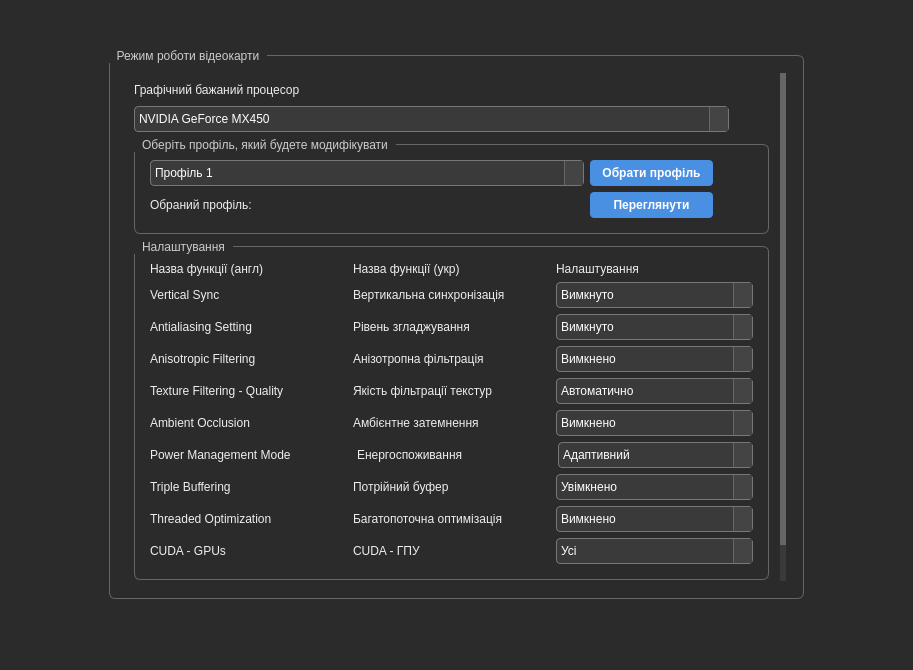
<?xml version="1.0" encoding="UTF-8"?>
<ui version="4.0">
 <class>CardMode</class>
 <widget class="QMainWindow" name="CardMode">
  <property name="geometry">
   <rect>
    <x>0</x>
    <y>0</y>
    <width>913</width>
    <height>670</height>
   </rect>
  </property>
  <property name="windowTitle">
   <string>MainWindow</string>
  </property>
  <property name="styleSheet">
   <string notr="true">/* Загальний фон */
QWidget {
    background-color: #2b2b2b;
    color: #f0f0f0;
    font-family: &quot;Segoe UI&quot;, &quot;Roboto&quot;, sans-serif;
    font-size: 12px;
}

/* QLabel */
QLabel {
    color: #eeeeee;
    font-weight: normal;
}

/* QComboBox */
QComboBox {
    background-color: #3a3a3a;
    border: 1px solid #777;
    border-radius: 4px;
    padding: 4px;
    color: #ffffff;
}

QComboBox:hover {
    border: 1px solid #aaa;
    background-color: #444;
}

QComboBox::drop-down {
    subcontrol-origin: padding;
    subcontrol-position: top right;
    width: 18px;
    border-left: 1px solid #666;
    background-color: #444;
}

QComboBox QAbstractItemView {
    background-color: #3a3a3a;
    selection-background-color: #505050;
    border: 1px solid #555;
    color: #ffffff;
}

/* QGroupBox */
QGroupBox {
    border: 1px solid #666;
    border-radius: 6px;
    margin-top: 6px;
    padding: 6px;
}

QGroupBox::title {
    subcontrol-origin: margin;
    subcontrol-position: top left;
    padding: 0 6px;
    color: #cccccc;
    background-color: #2b2b2b;
}

/* QScrollArea */
QScrollArea {
    border: none;
    background-color: #2b2b2b;
}

QScrollBar:vertical {
    border: none;
    background: #3a3a3a;
    width: 10px;
    margin: 2px;
}

QScrollBar::handle:vertical {
    background: #666;
    min-height: 20px;
    border-radius: 4px;
}

QScrollBar::add-line:vertical,
QScrollBar::sub-line:vertical {
    height: 0px;
}

QScrollBar::add-page:vertical,
QScrollBar::sub-page:vertical {
    background: none;
}

/* QPushButton — кнопки виразні */
QPushButton {
    background-color: #4a90e2;
    color: white;
    border: none;
    border-radius: 4px;
    padding: 6px 12px;
    font-weight: bold;
}

QPushButton:hover {
    background-color: #5aa0f0;
}

QPushButton:pressed {
    background-color: #3f7ecb;
}
</string>
  </property>
  <widget class="QWidget" name="centralwidget">
   <layout class="QGridLayout" name="gridLayout_2" rowstretch="0,1,0" columnstretch="0,1,1,0">
    <item row="0" column="1">
     <spacer name="verticalSpacer">
      <property name="orientation">
       <enum>Qt::Orientation::Vertical</enum>
      </property>
      <property name="sizeHint" stdset="0">
       <size>
        <width>20</width>
        <height>40</height>
       </size>
      </property>
     </spacer>
    </item>
    <item row="1" column="0">
     <spacer name="horizontalSpacer">
      <property name="orientation">
       <enum>Qt::Orientation::Horizontal</enum>
      </property>
      <property name="sizeHint" stdset="0">
       <size>
        <width>100</width>
        <height>20</height>
       </size>
      </property>
     </spacer>
    </item>
    <item row="1" column="1" colspan="2">
     <layout class="QGridLayout" name="gridLayout">
      <item row="0" column="0">
       <widget class="QGroupBox" name="groupBox">
        <property name="title">
         <string>Режим роботи відеокарти</string>
        </property>
        <layout class="QGridLayout" name="gridLayout_3">
         <item row="0" column="0">
          <layout class="QVBoxLayout" name="verticalLayout" stretch="0">
           <item>
            <widget class="QScrollArea" name="scrollArea">
             <property name="widgetResizable">
              <bool>true</bool>
             </property>
             <widget class="QWidget" name="scrollAreaWidgetContents">
              <property name="geometry">
               <rect>
                <x>0</x>
                <y>0</y>
                <width>640</width>
                <height>606</height>
               </rect>
              </property>
              <layout class="QGridLayout" name="gridLayout_4" rowstretch="0,0,0,0,0,0,0">
               <item row="4" column="0">
                <layout class="QVBoxLayout" name="verticalLayout_2">
                 <item>
                  <widget class="QGroupBox" name="groupBox_2">
                   <property name="title">
                    <string>Налаштування</string>
                   </property>
                   <layout class="QVBoxLayout" name="verticalLayout_3">
                    <item>
                     <layout class="QHBoxLayout" name="horizontalLayout" stretch="0,0,0">
                      <item>
                       <widget class="QLabel" name="label">
                        <property name="text">
                         <string>Назва функції (англ)</string>
                        </property>
                       </widget>
                      </item>
                      <item>
                       <widget class="QLabel" name="label_2">
                        <property name="text">
                         <string>Назва функції (укр)</string>
                        </property>
                       </widget>
                      </item>
                      <item>
                       <widget class="QLabel" name="label_3">
                        <property name="text">
                         <string>Налаштування</string>
                        </property>
                       </widget>
                      </item>
                     </layout>
                    </item>
                    <item>
                     <layout class="QHBoxLayout" name="horizontalLayout_2">
                      <item>
                       <widget class="QLabel" name="label_4">
                        <property name="text">
                         <string>Vertical Sync                               </string>
                        </property>
                       </widget>
                      </item>
                      <item>
                       <widget class="QLabel" name="label_5">
                        <property name="text">
                         <string>Вертикальна синхронізація</string>
                        </property>
                       </widget>
                      </item>
                      <item>
                       <widget class="QComboBox" name="VertSync_box">
                        <item>
                         <property name="text">
                          <string>Вимкнуто</string>
                         </property>
                        </item>
                        <item>
                         <property name="text">
                          <string>Увімкнено</string>
                         </property>
                        </item>
                        <item>
                         <property name="text">
                          <string>Залежить від 3D-програми</string>
                         </property>
                        </item>
                       </widget>
                      </item>
                     </layout>
                    </item>
                    <item>
                     <layout class="QHBoxLayout" name="horizontalLayout_10">
                      <item>
                       <widget class="QLabel" name="label_17">
                        <property name="text">
                         <string>Antialiasing Setting</string>
                        </property>
                       </widget>
                      </item>
                      <item>
                       <widget class="QLabel" name="label_8">
                        <property name="text">
                         <string>Рівень згладжування</string>
                        </property>
                       </widget>
                      </item>
                      <item>
                       <widget class="QComboBox" name="AntMode_box">
                        <item>
                         <property name="text">
                          <string>Вимкнуто</string>
                         </property>
                        </item>
                        <item>
                         <property name="text">
                          <string>Автоматично</string>
                         </property>
                        </item>
                        <item>
                         <property name="text">
                          <string>2х (MSAA)</string>
                         </property>
                        </item>
                        <item>
                         <property name="text">
                          <string>4х (MSAA)</string>
                         </property>
                        </item>
                        <item>
                         <property name="text">
                          <string>8х (MSAA)</string>
                         </property>
                        </item>
                        <item>
                         <property name="text">
                          <string>16х (MSAA)</string>
                         </property>
                        </item>
                        <item>
                         <property name="text">
                          <string>SSAA</string>
                         </property>
                        </item>
                        <item>
                         <property name="text">
                          <string>2x (SSAA)</string>
                         </property>
                        </item>
                        <item>
                         <property name="text">
                          <string>4x (SSAA)</string>
                         </property>
                        </item>
                        <item>
                         <property name="text">
                          <string>8x (SSAA)</string>
                         </property>
                        </item>
                        <item>
                         <property name="text">
                          <string>16x (SSAA)</string>
                         </property>
                        </item>
                        <item>
                         <property name="text">
                          <string>FXAA</string>
                         </property>
                        </item>
                        <item>
                         <property name="text">
                          <string>TXAA</string>
                         </property>
                        </item>
                        <item>
                         <property name="text">
                          <string>MFAA</string>
                         </property>
                        </item>
                        <item>
                         <property name="text">
                          <string>Hybrid (MSAA &amp; SSAA)</string>
                         </property>
                        </item>
                        <item>
                         <property name="text">
                          <string>Залежить від програми</string>
                         </property>
                        </item>
                       </widget>
                      </item>
                     </layout>
                    </item>
                    <item>
                     <layout class="QHBoxLayout" name="horizontalLayout_11">
                      <item>
                       <widget class="QLabel" name="label_16">
                        <property name="text">
                         <string>Anisotropic Filtering</string>
                        </property>
                       </widget>
                      </item>
                      <item>
                       <widget class="QLabel" name="label_7">
                        <property name="text">
                         <string>Анізотропна фільтрація</string>
                        </property>
                       </widget>
                      </item>
                      <item>
                       <widget class="QComboBox" name="AnisFiltering_box">
                        <item>
                         <property name="text">
                          <string>Вимкнено</string>
                         </property>
                        </item>
                        <item>
                         <property name="text">
                          <string>2x</string>
                         </property>
                        </item>
                        <item>
                         <property name="text">
                          <string>4x</string>
                         </property>
                        </item>
                        <item>
                         <property name="text">
                          <string>8x</string>
                         </property>
                        </item>
                        <item>
                         <property name="text">
                          <string>16x</string>
                         </property>
                        </item>
                       </widget>
                      </item>
                     </layout>
                    </item>
                    <item>
                     <layout class="QHBoxLayout" name="horizontalLayout_3">
                      <item>
                       <widget class="QLabel" name="label_23">
                        <property name="text">
                         <string>Texture Filtering - Quality</string>
                        </property>
                       </widget>
                      </item>
                      <item>
                       <widget class="QLabel" name="label_14">
                        <property name="text">
                         <string>Якість фільтрації текстур</string>
                        </property>
                       </widget>
                      </item>
                      <item>
                       <widget class="QComboBox" name="TextFiltQuality_box">
                        <item>
                         <property name="text">
                          <string>Автоматично</string>
                         </property>
                        </item>
                        <item>
                         <property name="text">
                          <string>Висока продуктивність</string>
                         </property>
                        </item>
                        <item>
                         <property name="text">
                          <string>Продуктивність</string>
                         </property>
                        </item>
                        <item>
                         <property name="text">
                          <string>Якість</string>
                         </property>
                        </item>
                        <item>
                         <property name="text">
                          <string>Висока якість</string>
                         </property>
                        </item>
                       </widget>
                      </item>
                     </layout>
                    </item>
                    <item>
                     <layout class="QHBoxLayout" name="horizontalLayout_9">
                      <item>
                       <widget class="QLabel" name="label_18">
                        <property name="text">
                         <string>Ambient Occlusion</string>
                        </property>
                       </widget>
                      </item>
                      <item>
                       <widget class="QLabel" name="label_9">
                        <property name="text">
                         <string>Амбієнтне затемнення</string>
                        </property>
                       </widget>
                      </item>
                      <item>
                       <widget class="QComboBox" name="AmbOcculusion_box">
                        <item>
                         <property name="text">
                          <string>Вимкнено</string>
                         </property>
                        </item>
                        <item>
                         <property name="text">
                          <string>Примусово</string>
                         </property>
                        </item>
                        <item>
                         <property name="text">
                          <string>Автоматично</string>
                         </property>
                        </item>
                        <item>
                         <property name="text">
                          <string>Висока якість</string>
                         </property>
                        </item>
                       </widget>
                      </item>
                     </layout>
                    </item>
                    <item>
                     <layout class="QHBoxLayout" name="horizontalLayout_8" stretch="0,0,0">
                      <item>
                       <widget class="QLabel" name="label_19">
                        <property name="text">
                         <string>Power Management Mode                  </string>
                        </property>
                       </widget>
                      </item>
                      <item>
                       <widget class="QLabel" name="label_10">
                        <property name="text">
                         <string>Енергоспоживання                        </string>
                        </property>
                       </widget>
                      </item>
                      <item>
                       <widget class="QComboBox" name="PowManagMode_box">
                        <property name="iconSize">
                         <size>
                          <width>16</width>
                          <height>16</height>
                         </size>
                        </property>
                        <item>
                         <property name="text">
                          <string>Адаптивний</string>
                         </property>
                        </item>
                        <item>
                         <property name="text">
                          <string>Максисальна продуктивність</string>
                         </property>
                        </item>
                       </widget>
                      </item>
                     </layout>
                    </item>
                    <item>
                     <layout class="QHBoxLayout" name="horizontalLayout_7">
                      <item>
                       <widget class="QLabel" name="label_20">
                        <property name="text">
                         <string>Triple Buffering</string>
                        </property>
                       </widget>
                      </item>
                      <item>
                       <widget class="QLabel" name="label_11">
                        <property name="text">
                         <string>Потрійний буфер</string>
                        </property>
                       </widget>
                      </item>
                      <item>
                       <widget class="QComboBox" name="TripBuffering_box">
                        <item>
                         <property name="text">
                          <string>Увімкнено</string>
                         </property>
                        </item>
                        <item>
                         <property name="text">
                          <string>Вимкнено</string>
                         </property>
                        </item>
                       </widget>
                      </item>
                     </layout>
                    </item>
                    <item>
                     <layout class="QHBoxLayout" name="horizontalLayout_6">
                      <item>
                       <widget class="QLabel" name="label_21">
                        <property name="text">
                         <string>Threaded Optimization</string>
                        </property>
                       </widget>
                      </item>
                      <item>
                       <widget class="QLabel" name="label_12">
                        <property name="text">
                         <string>Багатопоточна оптимізація</string>
                        </property>
                       </widget>
                      </item>
                      <item>
                       <widget class="QComboBox" name="ThrOpti_box">
                        <item>
                         <property name="text">
                          <string>Вимкнено</string>
                         </property>
                        </item>
                        <item>
                         <property name="text">
                          <string>Автоматично</string>
                         </property>
                        </item>
                        <item>
                         <property name="text">
                          <string>Увімкнено</string>
                         </property>
                        </item>
                       </widget>
                      </item>
                     </layout>
                    </item>
                    <item>
                     <layout class="QHBoxLayout" name="horizontalLayout_5">
                      <item>
                       <widget class="QLabel" name="label_22">
                        <property name="text">
                         <string>CUDA - GPUs</string>
                        </property>
                       </widget>
                      </item>
                      <item>
                       <widget class="QLabel" name="label_13">
                        <property name="text">
                         <string>CUDA - ГПУ</string>
                        </property>
                       </widget>
                      </item>
                      <item>
                       <widget class="QComboBox" name="CUDA_box">
                        <item>
                         <property name="text">
                          <string>Усі</string>
                         </property>
                        </item>
                        <item>
                         <property name="text">
                          <string>Вибрані</string>
                         </property>
                        </item>
                       </widget>
                      </item>
                     </layout>
                    </item>
                   </layout>
                  </widget>
                 </item>
                </layout>
               </item>
               <item row="1" column="0">
                <widget class="QGroupBox" name="groupBox_3">
                 <property name="title">
                  <string>Оберіть профіль, який будете модифікувати</string>
                 </property>
                 <layout class="QGridLayout" name="gridLayout_7">
                  <item row="0" column="0">
                   <layout class="QGridLayout" name="gridLayout_6" columnstretch="5,0,0">
                    <item row="1" column="0">
                     <widget class="QComboBox" name="profile_box">
                      <item>
                       <property name="text">
                        <string>Профіль 1</string>
                       </property>
                      </item>
                      <item>
                       <property name="text">
                        <string>Профіль 2</string>
                       </property>
                      </item>
                      <item>
                       <property name="text">
                        <string>Профіль 3</string>
                       </property>
                      </item>
                     </widget>
                    </item>
                    <item row="1" column="1">
                     <widget class="QPushButton" name="profile_button">
                      <property name="text">
                       <string>Обрати профіль</string>
                      </property>
                      <property name="iconSize">
                       <size>
                        <width>16</width>
                        <height>16</height>
                       </size>
                      </property>
                     </widget>
                    </item>
                    <item row="3" column="0">
                     <widget class="QLabel" name="profile_label">
                      <property name="text">
                       <string>Обраний профіль:</string>
                      </property>
                     </widget>
                    </item>
                    <item row="3" column="1">
                     <widget class="QPushButton" name="pushButton_3">
                      <property name="text">
                       <string>Переглянути</string>
                      </property>
                     </widget>
                    </item>
                    <item row="1" column="2">
                     <spacer name="horizontalSpacer_6">
                      <property name="orientation">
                       <enum>Qt::Orientation::Horizontal</enum>
                      </property>
                      <property name="sizeHint" stdset="0">
                       <size>
                        <width>40</width>
                        <height>20</height>
                       </size>
                      </property>
                     </spacer>
                    </item>
                   </layout>
                  </item>
                 </layout>
                </widget>
               </item>
               <item row="6" column="0">
                <layout class="QHBoxLayout" name="horizontalLayout_12" stretch="1,1,1,1">
                 <item>
                  <spacer name="horizontalSpacer_4">
                   <property name="orientation">
                    <enum>Qt::Orientation::Horizontal</enum>
                   </property>
                   <property name="sizeHint" stdset="0">
                    <size>
                     <width>40</width>
                     <height>20</height>
                    </size>
                   </property>
                  </spacer>
                 </item>
                 <item>
                  <widget class="QPushButton" name="connectToApp">
                   <property name="text">
                    <string>Прив'язати</string>
                   </property>
                  </widget>
                 </item>
                 <item>
                  <widget class="QPushButton" name="pushButton_2">
                   <property name="text">
                    <string>Застосувати</string>
                   </property>
                  </widget>
                 </item>
                 <item>
                  <widget class="QPushButton" name="pushButton">
                   <property name="text">
                    <string>Скинути</string>
                   </property>
                  </widget>
                 </item>
                </layout>
               </item>
               <item row="0" column="0">
                <layout class="QGridLayout" name="gridLayout_5" columnstretch="2,0">
                 <item row="1" column="0">
                  <widget class="QComboBox" name="comboBox_11">
                   <item>
                    <property name="text">
                     <string>NVIDIA GeForce MX450</string>
                    </property>
                   </item>
                  </widget>
                 </item>
                 <item row="1" column="1">
                  <spacer name="horizontalSpacer_3">
                   <property name="orientation">
                    <enum>Qt::Orientation::Horizontal</enum>
                   </property>
                   <property name="sizeHint" stdset="0">
                    <size>
                     <width>40</width>
                     <height>20</height>
                    </size>
                   </property>
                  </spacer>
                 </item>
                 <item row="0" column="1">
                  <spacer name="horizontalSpacer_5">
                   <property name="orientation">
                    <enum>Qt::Orientation::Horizontal</enum>
                   </property>
                   <property name="sizeHint" stdset="0">
                    <size>
                     <width>40</width>
                     <height>20</height>
                    </size>
                   </property>
                  </spacer>
                 </item>
                 <item row="0" column="0">
                  <widget class="QLabel" name="label_24">
                   <property name="text">
                    <string>Графічний бажаний процесор</string>
                   </property>
                  </widget>
                 </item>
                </layout>
               </item>
              </layout>
             </widget>
            </widget>
           </item>
          </layout>
         </item>
        </layout>
       </widget>
      </item>
     </layout>
    </item>
    <item row="1" column="3">
     <spacer name="horizontalSpacer_2">
      <property name="orientation">
       <enum>Qt::Orientation::Horizontal</enum>
      </property>
      <property name="sizeHint" stdset="0">
       <size>
        <width>100</width>
        <height>20</height>
       </size>
      </property>
     </spacer>
    </item>
    <item row="2" column="2">
     <spacer name="verticalSpacer_2">
      <property name="orientation">
       <enum>Qt::Orientation::Vertical</enum>
      </property>
      <property name="sizeHint" stdset="0">
       <size>
        <width>20</width>
        <height>40</height>
       </size>
      </property>
     </spacer>
    </item>
   </layout>
  </widget>
  <widget class="QMenuBar" name="menubar">
   <property name="geometry">
    <rect>
     <x>0</x>
     <y>0</y>
     <width>913</width>
     <height>22</height>
    </rect>
   </property>
  </widget>
  <widget class="QStatusBar" name="statusbar"/>
 </widget>
 <resources/>
 <connections/>
</ui>
